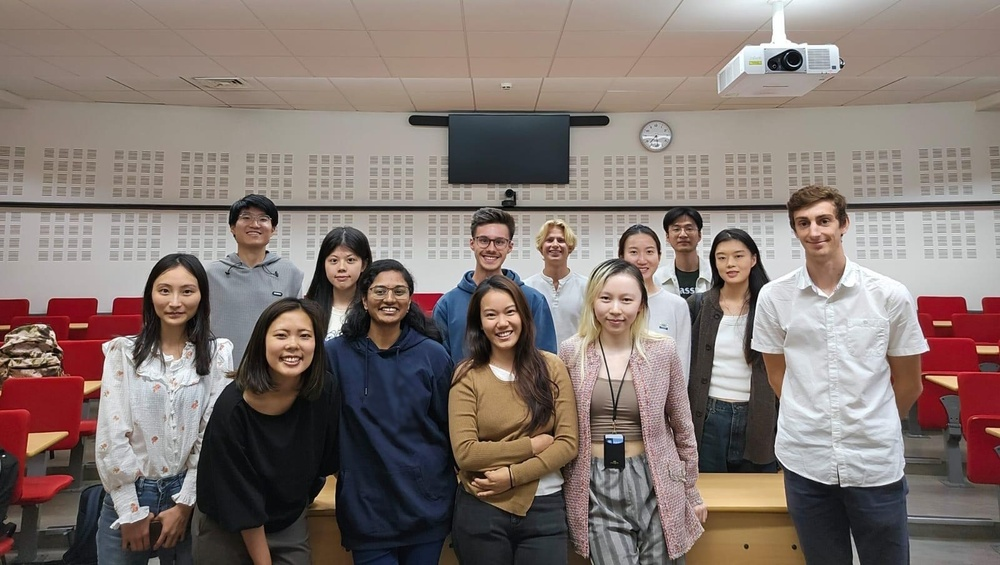
#> input picture Pictures/full_class_.jpg, 1000 x 565 px, shrunk from 1600 x 904 before the run
$ python cartoonify_v1.py
#> lines starting #> are read from the running program, lines starting #| are printed output that depends on the picture
import cv2
import numpy as np
import matplotlib.pyplot as plt


def cv2_imshow(img):
    plt.figure(figsize=(10,10))
    plt.imshow(img, cmap = 'gray', interpolation = 'bicubic')
    plt.xticks([]), plt.yticks([])  # to hide tick values on X and Y axis
    plt.show()

def read_file(filename):
#> called with filename = 'full_class_.jpg'
    img = cv2.imread(filename)
#> img is the input picture: shape (565, 1000, 3); mean B, G, R 112.6, 117.9, 131.4
    img = cv2.cvtColor(img,cv2.COLOR_BGR2RGB)
    cv2_imshow(img)
    return img


img = read_file("full_class_.jpg")

def edge_mask(img, line_size, blur_value):
#> called with line_size = 5, blur_value = 7
    gray = cv2.cvtColor(img, cv2.COLOR_BGR2GRAY)
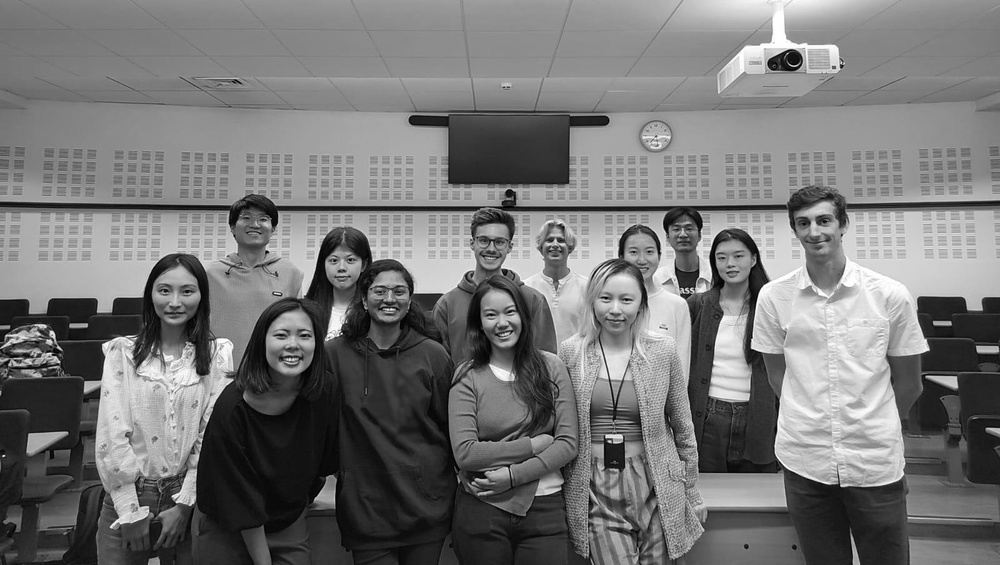
#> gray: shape (565, 1000); min 0, max 255, mean 117.8
    gray_blur = cv2.medianBlur(gray, blur_value)
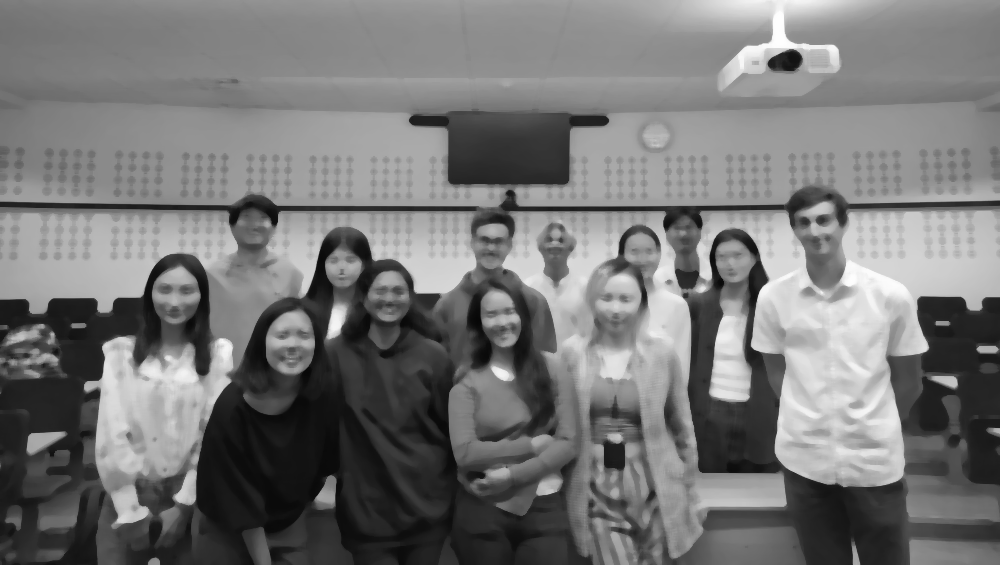
#> gray_blur: shape (565, 1000); min 7, max 254, mean 118.2
    edges = cv2.adaptiveThreshold(gray_blur, 255, cv2.ADAPTIVE_THRESH_MEAN_C, cv2.THRESH_BINARY, line_size, blur_value)
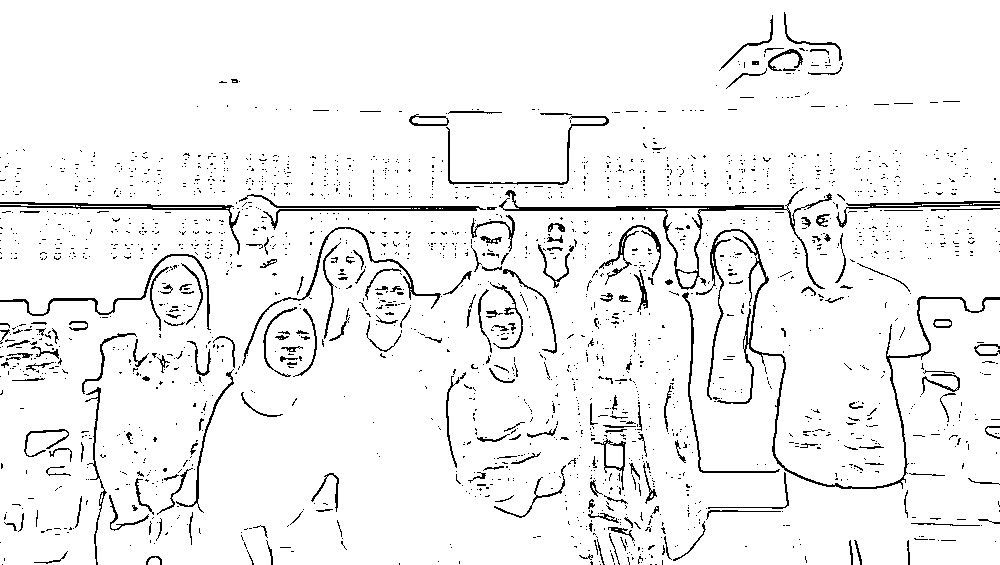
#> edges: shape (565, 1000); 94.5% white; black in thin lines or dots
    return edges


line_size = 5
blur_value = 7
edges = edge_mask(img, line_size, blur_value)
cv2_imshow(edges)
# save the edges image
# cv2.imwrite("edges.jpg", edges)


def color_quantization(img, k):
    # Transform the image
    data = np.float32(img).reshape((-1, 3))

    # Determine criteria
    criteria = (cv2.TERM_CRITERIA_EPS + cv2.TERM_CRITERIA_MAX_ITER, 20, 0.001)

    # Implementing K-Means
    ret, label, center = cv2.kmeans(data, k, None, criteria, 10, cv2.KMEANS_RANDOM_CENTERS)
    center = np.uint8(center)
    result = center[label.flatten()]
    result = result.reshape(img.shape)
    return result

def color_quantization2(img, k1, k2=None, k3=None):
#> called with k1 = 10
    if k2 is None:
        k2 = k1
    if k3 is None:
        k3 = k1
    img2 = cv2.cvtColor(img,cv2.COLOR_RGB2HSV)
#> img2: shape (565, 1000, 3); mean H, S, V 50.4, 56.1, 134.5
    data = np.float32(img2[:,:,0].flatten())
    criteria = (cv2.TERM_CRITERIA_EPS + cv2.TERM_CRITERIA_MAX_ITER, 20, 0.001)
    ret, label, center = cv2.kmeans(data, k1, None, criteria, 10, cv2.KMEANS_RANDOM_CENTERS)
#> ret = 6114927.1; center = [157.7, 102.3, 2.91, 75.64, 172.5, 177.5, 112.9, 11.59, 17.72, 37.43]
    center = np.uint8(center)
#> center = [157, 102, 2, 75, 172, 177, 112, 11, 17, 37]
    result = center[label.flatten()]
    result = result.reshape(img2[:,:,0].shape)
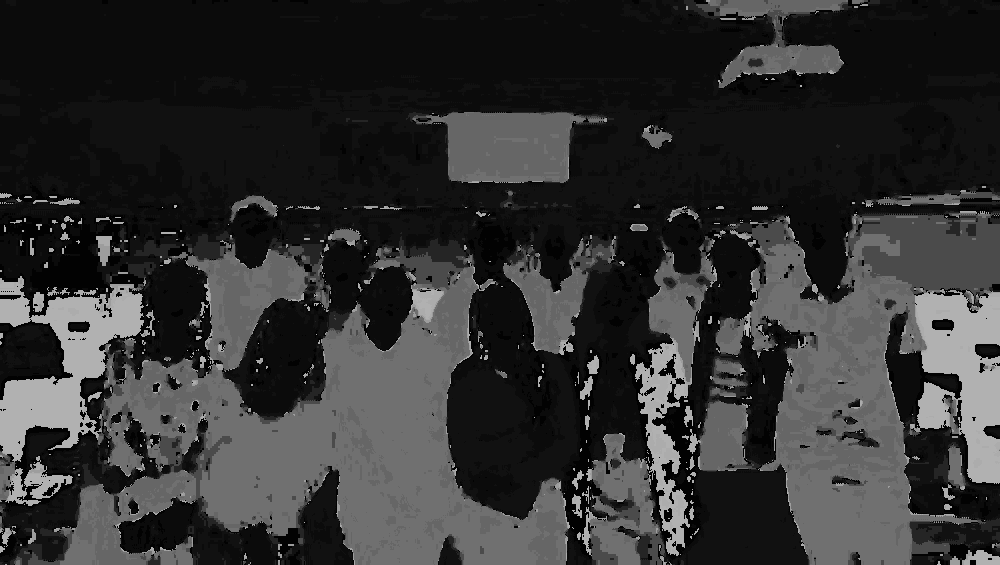
#> result: shape (565, 1000); min 2, max 177, mean 49.7
    img2[:,:,0] = result
#> img2: shape (565, 1000, 3); mean H, S, V 49.7, 56.1, 134.5

    data = np.float32(img2[:,:,1].flatten())
    criteria = (cv2.TERM_CRITERIA_EPS + cv2.TERM_CRITERIA_MAX_ITER, 20, 0.001)
    ret, label, center = cv2.kmeans(data, k2, None, criteria, 10, cv2.KMEANS_RANDOM_CENTERS)
#> ret = 18325053.6; center = [88.91, 66.93, 38.87, 170.4, 7.55, 52.21, 222.3, 112.8, 25.21, 136.6]
    center = np.uint8(center)
#> center = [88, 66, 38, 170, 7, 52, 222, 112, 25, 136]
    result = center[label.flatten()]
    result = result.reshape(img2[:,:,1].shape)
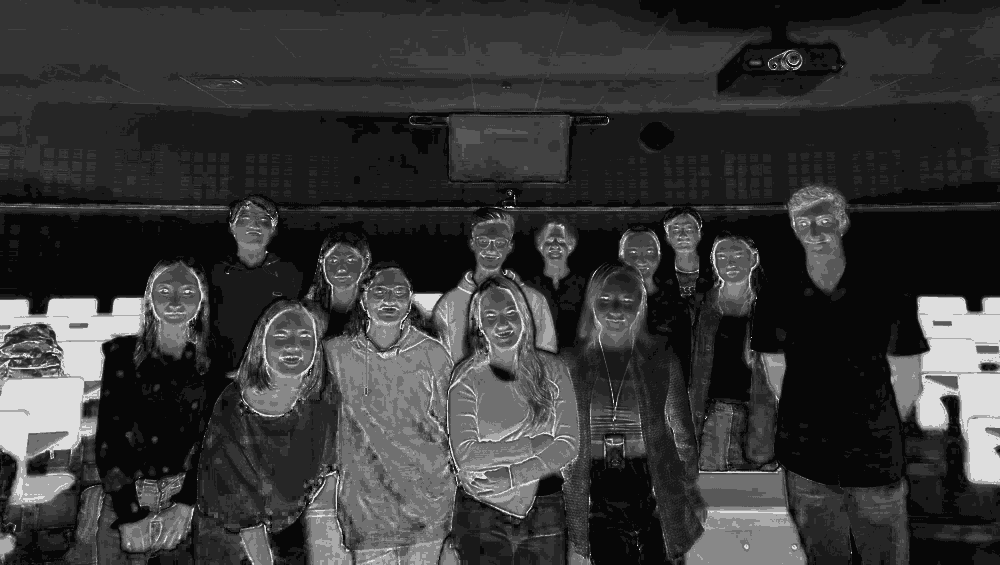
#> result: shape (565, 1000); min 7, max 222, mean 55.6
    img2[:,:,1] = result
#> img2: shape (565, 1000, 3); mean H, S, V 49.7, 55.6, 134.5

    data = np.float32(img2[:,:,2].flatten())
    criteria = (cv2.TERM_CRITERIA_EPS + cv2.TERM_CRITERIA_MAX_ITER, 20, 0.001)
    ret, label, center = cv2.kmeans(data, k3, None, criteria, 10, cv2.KMEANS_RANDOM_CENTERS)
#> ret = 24127321.5; center = [231.7, 50.38, 78.83, 111.5, 206.5, 167.1, 136.9, 153.3, 24.99, 183.2]
    center = np.uint8(center)
#> center = [231, 50, 78, 111, 206, 167, 136, 153, 24, 183]
    result = center[label.flatten()]
    result = result.reshape(img2[:,:,2].shape)
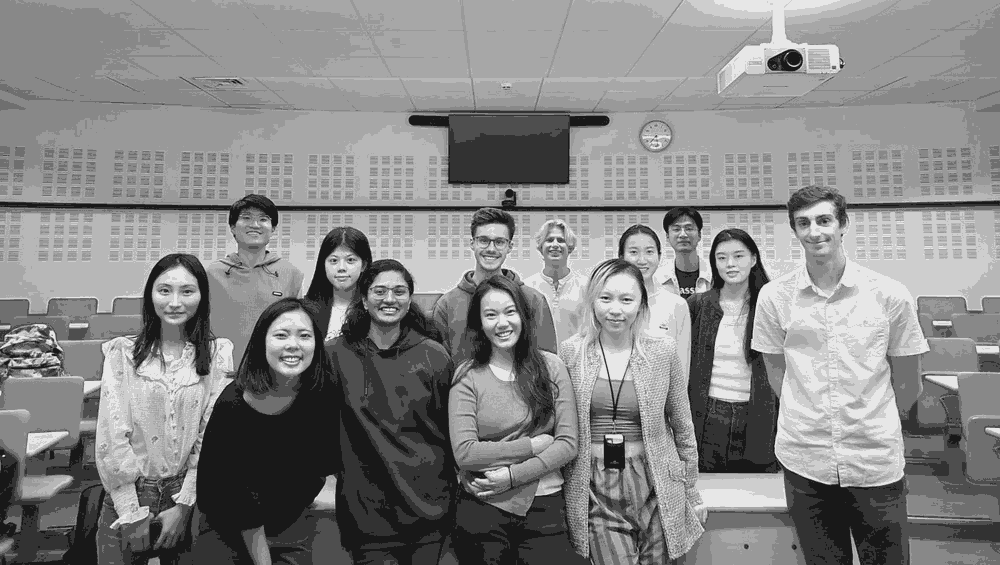
#> result: shape (565, 1000); min 24, max 231, mean 134
    img2[:,:,2] = result
#> img2: shape (565, 1000, 3); mean H, S, V 49.7, 55.6, 134


    img3 = cv2.cvtColor(img2,cv2.COLOR_HSV2RGB)
    return img3


img = color_quantization2(img, 10)
cv2_imshow(img)

blurred = img

cv2.imwrite("full_class_less_colors.jpg", cv2.cvtColor(img, cv2.COLOR_BGR2RGB))

# blurred = cv2.bilateralFilter(img, d=7, sigmaColor=200,sigmaSpace=200)
# cv2_imshow(blurred)
cartoon = cv2.bitwise_and(blurred, blurred, mask=edges)
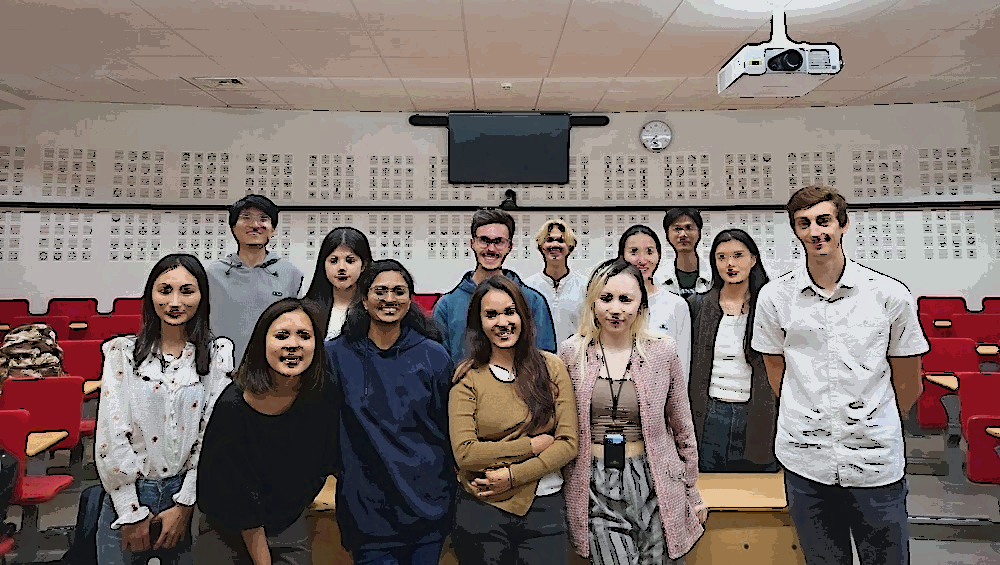
#> cartoon: shape (565, 1000, 3); mean R, G, B 126.1, 113.1, 108.4
cv2_imshow(cartoon)
#bgr to rgb
cartoon = cv2.cvtColor(cartoon, cv2.COLOR_BGR2RGB)
# save the image
cv2.imwrite("cartoon_class.jpg", cartoon)
